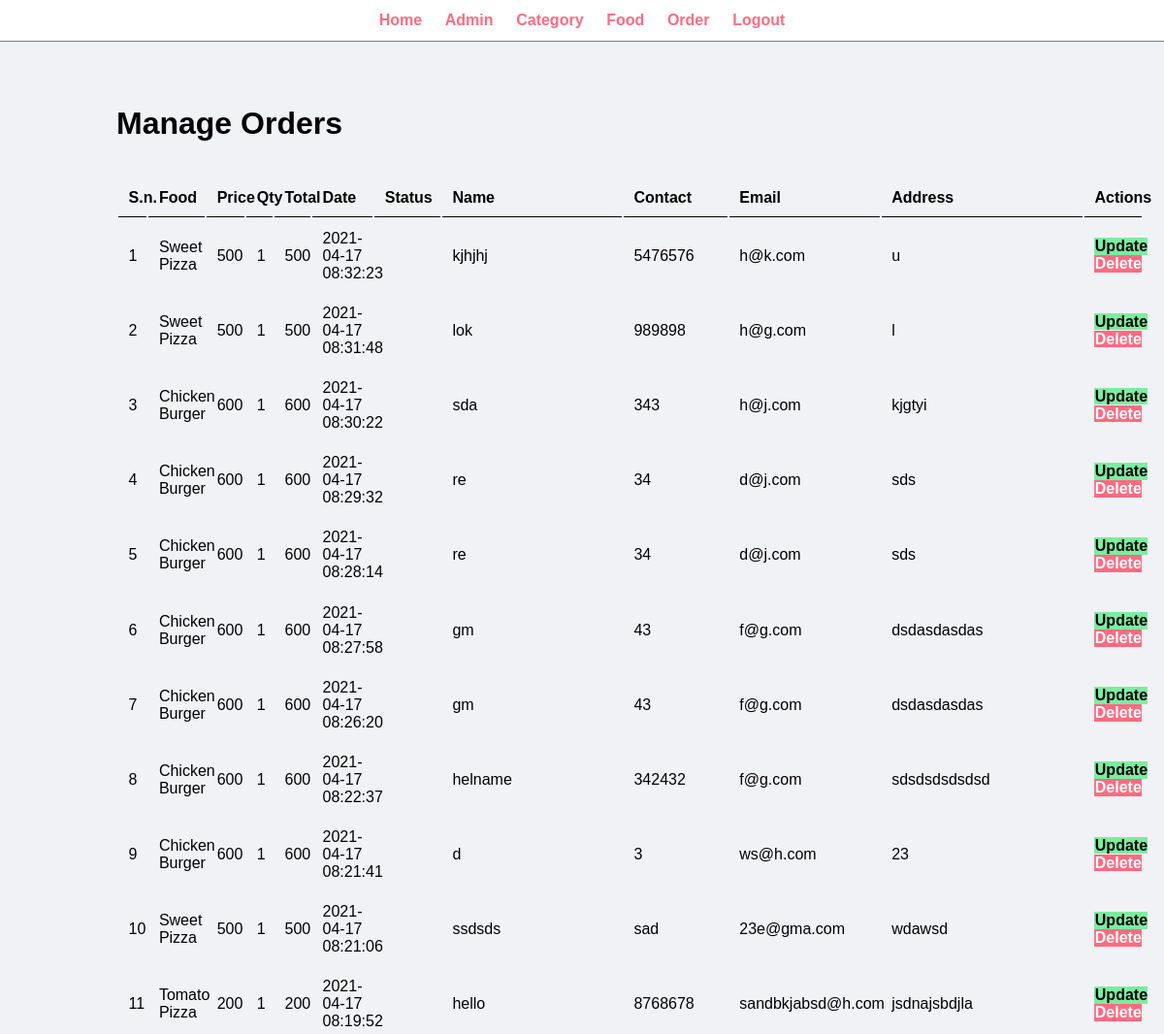
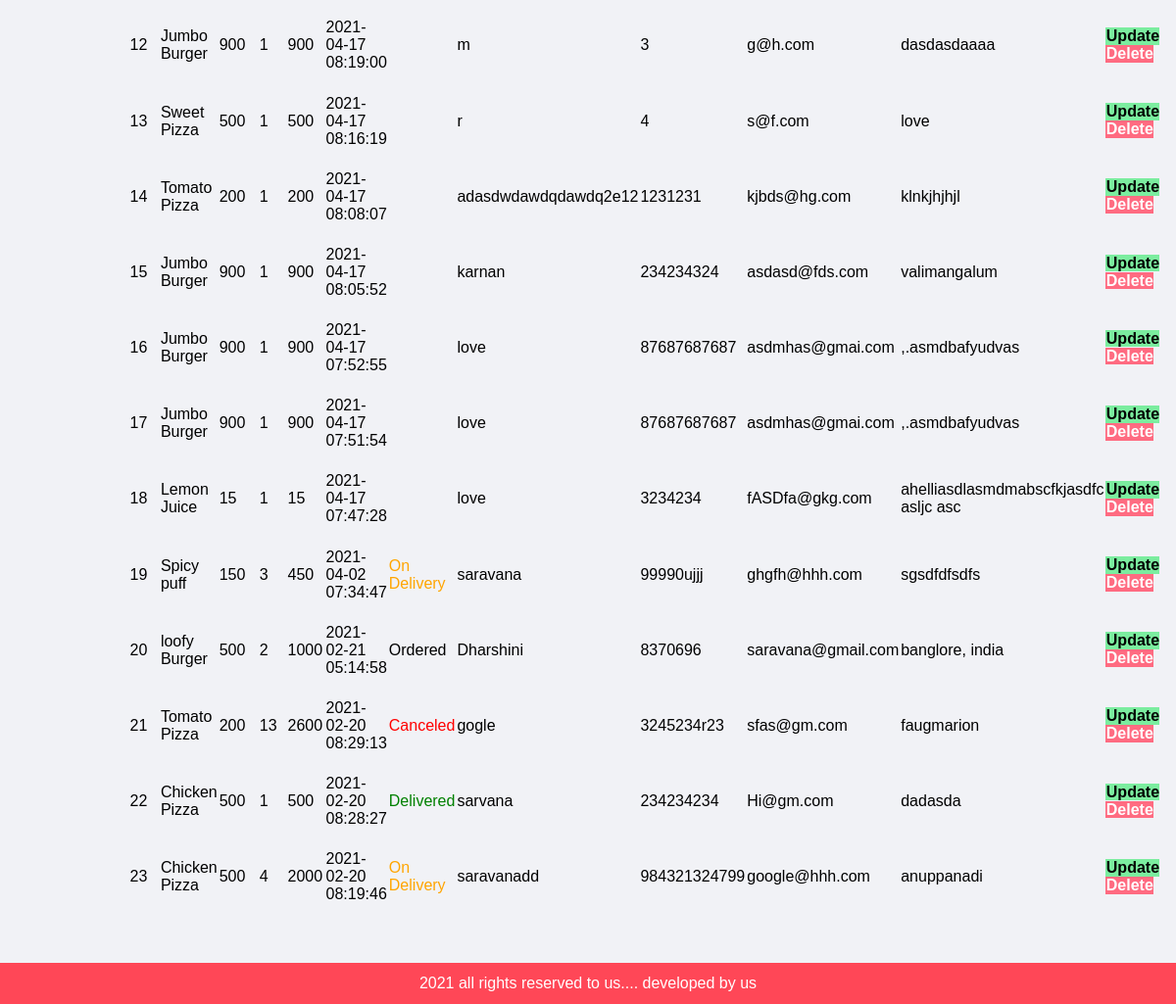
Screenshot of /admin/manage-order.php (signed in) with the database file from the repository (2 pictures, top to bottom).
### tables this page shows
CREATE TABLE `tbl_order` (
  `id` int(10) UNSIGNED NOT NULL,
  `food` varchar(150) NOT NULL,
  `price` decimal(10,0) NOT NULL,
  `qty` int(11) NOT NULL,
  `total` decimal(10,0) NOT NULL,
  `order_date` datetime NOT NULL,
  `status` varchar(50) NOT NULL,
  `customer_name` varchar(150) NOT NULL,
  `customer_contact` varchar(20) NOT NULL,
  `customer_email` varchar(150) NOT NULL,
  `customer_address` varchar(255) NOT NULL
);

### admin/manage-order.php (the view, shortened to what this page needs)
<?php include('partial/menu.php') ?>
	<div class="main-content">
		<div class="wrapper">
			<br>
<h1>Manage Orders</h1>
<br>
<br>
			<table class="tbl-full">
				<tr>
					<th>S.n.</th>
					<th>Food</th>
					<th>Price</th>
					<th>Qty</th>
					<th>Total</th>
					<th>Date</th>
					<th>Status</th>
					<th>Name</th>
					<th>Contact</th>
					<th>Email</th>
					<th>Address</th>
					<th>Actions</th>
				</tr>
				<?php
				$sql="SELECT * FROM tbl_order ORDER BY id DESC";
				$res=mysqli_query($conn, $sql);
				$count=mysqli_num_rows($res);
				$sn=1;
				if ($count>0) {
					while ($row=mysqli_fetch_assoc($res)) {
						$id=$row['id'];
						$food=$row['food'];
						$price=$row['price'];
						$qty=$row['qty'];
						$total=$row['total'];
						$order_date=$row['order_date'];
						$status=$row['status'];
						$customer_name=$row['customer_name'];
						$customer_contact=$row['customer_contact'];
						$customer_email=$row['customer_email'];
						$customer_address=$row['customer_address'];
						?>
				<tr>
					<td><?php echo $sn++; ?></td>
					<td><?php echo $food; ?></td>
					<td><?php echo $price; ?></td>
					<td><?php echo $qty; ?></td>
					<td><?php echo $total; ?></td>
					<td><?php echo $order_date; ?></td>
					<td>
					<?php
					if ($status=="Ordered") {
						echo "<label>$status</label>";
					}
					elseif ($status=="On Delivery") {
						echo "<label style='color: orange'>$status</label>";
					}
					elseif ($status=="Delivered") {
						echo "<label style='color: green'>$status</label>";
					}
					elseif ($status=="Canceled") {
						echo "<label style='color: red'>$status</label>";
					}
					?>
					</td>
					<td><div><?php echo $customer_name; ?></div></td>
					<td><div><?php echo $customer_contact; ?></div></td>
					<td><div><?php echo $customer_email; ?></div></td>
					<td><div><?php echo $customer_address; ?></div></td>
					<td>
						<a href="<?php echo SETURL; ?>admin/update-order.php?id=<?php echo $id; ?>"" class="btn-secondary">Update</a>
						<a href="#" class="btn-danger">Delete</a>
					</td>
				</tr>
					<?php
						}
					}
					else{
					?>
					<tr>
						<td colspan="12"><div class="text-centre">No Category Added</div></td>
					</tr>
					<?php
				}
				 ?>
			</table>
		</div>
	</div>
	<?php include('partial/footer.php')  ?>

### css/admin.css (style rules this page uses)
* { margin: 0; padding: 0; font-family: arial, Helvetica, sans-serif; }
.wrapper { padding: 1%; width: 80%; margin: 0 auto; }
.tbl-full { width: 100%; }
table tr th { border-bottom: 1px solid black; padding: 1%; text-align: left; }
table tr td { padding: 1%; }
.btn-danger { background-color: #ff6b81; padding: 1%; color: white; text-decoration: none; font-weight: bold; }
.btn-secondary { background-color: #7bed9f; padding: 1%; color: black; text-decoration: none; font-weight: bold; }
.main-content { background-color: #f1f2f6; padding: 3% 0; }

### rows the page displays
tbl_order: food "Sweet Pizza", price "500", qty "1", total "500", order_date "2021-04-17 08:32:23", customer_name "kjhjhj", customer_contact "5476576", customer_email "h@k.com", customer_address "u"
tbl_order: food "Sweet Pizza", price "500", qty "1", total "500", order_date "2021-04-17 08:31:48", customer_name "lok", customer_contact "989898", customer_email "h@g.com", customer_address "l"
tbl_order: food "Chicken Burger", price "600", qty "1", total "600", order_date "2021-04-17 08:30:22", customer_name "sda", customer_contact "343", customer_email "h@j.com", customer_address "kjgtyi"
tbl_order: food "Chicken Burger", price "600", qty "1", total "600", order_date "2021-04-17 08:29:32", customer_name "re", customer_contact "34", customer_email "d@j.com", customer_address "sds"
tbl_order: food "Chicken Burger", price "600", qty "1", total "600", order_date "2021-04-17 08:28:14", customer_name "re", customer_contact "34", customer_email "d@j.com", customer_address "sds"
tbl_order: food "Chicken Burger", price "600", qty "1", total "600", order_date "2021-04-17 08:27:58", customer_name "gm", customer_contact "43", customer_email "f@g.com", customer_address "dsdasdasdas"
tbl_order: food "Chicken Burger", price "600", qty "1", total "600", order_date "2021-04-17 08:26:20", customer_name "gm", customer_contact "43", customer_email "f@g.com", customer_address "dsdasdasdas"
tbl_order: food "Chicken Burger", price "600", qty "1", total "600", order_date "2021-04-17 08:22:37", customer_name "helname", customer_contact "342432", customer_email "f@g.com", customer_address "sdsdsdsdsdsd"
tbl_order: food "Chicken Burger", price "600", qty "1", total "600", order_date "2021-04-17 08:21:41", customer_name "d", customer_contact "3", customer_email "ws@h.com", customer_address "23"
tbl_order: food "Sweet Pizza", price "500", qty "1", total "500", order_date "2021-04-17 08:21:06", customer_name "ssdsds", customer_contact "sad", customer_email "23e@gma.com", customer_address "wdawsd"
tbl_order: food "Tomato Pizza", price "200", qty "1", total "200", order_date "2021-04-17 08:19:52", customer_name "hello", customer_contact "8768678", customer_email "sandbkjabsd@h.com", customer_address "jsdnajsbdjla"
tbl_order: food "Jumbo Burger", price "900", qty "1", total "900", order_date "2021-04-17 08:19:00", customer_name "m", customer_contact "3", customer_email "g@h.com", customer_address "dasdasdaaaa"
tbl_order: food "Sweet Pizza", price "500", qty "1", total "500", order_date "2021-04-17 08:16:19", customer_name "r", customer_contact "4", customer_email "s@f.com", customer_address "love"
tbl_order: food "Tomato Pizza", price "200", qty "1", total "200", order_date "2021-04-17 08:08:07", customer_name "adasdwdawdqdawdq2e12", customer_contact "1231231", customer_email "kjbds@hg.com", customer_address "klnkjhjhjl"
tbl_order: food "Jumbo Burger", price "900", qty "1", total "900", order_date "2021-04-17 08:05:52", customer_name "karnan", customer_contact "234234324", customer_email "asdasd@fds.com", customer_address "valimangalum"
tbl_order: food "Jumbo Burger", price "900", qty "1", total "900", order_date "2021-04-17 07:52:55", customer_name "love", customer_contact "87687687687", customer_email "asdmhas@gmai.com", customer_address ",.asmdbafyudvas"
tbl_order: food "Jumbo Burger", price "900", qty "1", total "900", order_date "2021-04-17 07:51:54", customer_name "love", customer_contact "87687687687", customer_email "asdmhas@gmai.com", customer_address ",.asmdbafyudvas"
tbl_order: food "Lemon Juice", price "15", qty "1", total "15", order_date "2021-04-17 07:47:28", customer_name "love", customer_contact "3234234", customer_email "fASDfa@gkg.com", customer_address "ahelliasdlasmdmabscfkjasdfc asljc asc"
tbl_order: food "Spicy puff", price "150", qty "3", total "450", order_date "2021-04-02 07:34:47", status "On Delivery", customer_name "saravana", customer_contact "99990ujjj", customer_email "ghgfh@hhh.com", customer_address "sgsdfdfsdfs"
tbl_order: food "loofy Burger", price "500", qty "2", total "1000", order_date "2021-02-21 05:14:58", status "Ordered", customer_name "Dharshini", customer_contact "8370696", customer_email "saravana@gmail.com", customer_address "banglore, india"
tbl_order: food "Tomato Pizza", price "200", qty "13", total "2600", order_date "2021-02-20 08:29:13", status "Canceled", customer_name "gogle", customer_contact "3245234r23", customer_email "sfas@gm.com", customer_address "faugmarion"
tbl_order: food "Chicken Pizza", price "500", qty "1", total "500", order_date "2021-02-20 08:28:27", status "Delivered", customer_name "sarvana", customer_contact "234234234", customer_email "Hi@gm.com", customer_address "dadasda"
tbl_order: food "Chicken Pizza", price "500", qty "4", total "2000", order_date "2021-02-20 08:19:46", status "On Delivery", customer_name "saravanadd", customer_contact "984321324799", customer_email "google@hhh.com", customer_address "anuppanadi"
